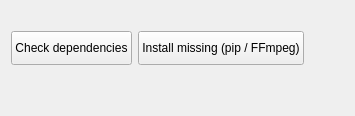
     <widget class="QWidget" name="tabDependencies">
      <attribute name="title">
       <string>Dependencies</string>
      </attribute>
      <layout class="QVBoxLayout" name="verticalLayoutDeps" stretch="1,0,0">
       <item>
        <widget class="QLabel" name="lbl_status">
         <property name="sizePolicy">
          <sizepolicy hsizetype="Expanding" vsizetype="Expanding">
           <horstretch>1</horstretch>
           <verstretch>1</verstretch>
          </sizepolicy>
         </property>
         <property name="text">
          <string/>
         </property>
         <property name="wordWrap">
          <bool>true</bool>
         </property>
         <property name="textFormat">
          <enum>Qt::RichText</enum>
         </property>
        </widget>
       </item>
       <item>
        <layout class="QHBoxLayout" name="layoutDepsButtons">
         <item>
          <widget class="QPushButton" name="btn_checkDeps">
           <property name="minimumSize">
            <size>
             <width>0</width>
             <height>34</height>
            </size>
           </property>
           <property name="text">
            <string>Check dependencies</string>
           </property>
          </widget>
         </item>
         <item>
          <widget class="QPushButton" name="btn_installDeps">
           <property name="minimumSize">
            <size>
             <width>0</width>
             <height>34</height>
            </size>
           </property>
           <property name="text">
            <string>Install missing (pip / FFmpeg)</string>
           </property>
          </widget>
         </item>
         <item>
          <spacer name="horizontalSpacerDeps">
           <property name="orientation">
            <enum>Qt::Horizontal</enum>
           </property>
           <property name="sizeHint" stdset="0">
            <size>
             <width>40</width>
             <height>20</height>
            </size>
           </property>
          </spacer>
         </item>
        </layout>
       </item>
       <item>
        <spacer name="verticalSpacerDeps">
         <property name="orientation">
          <enum>Qt::Vertical</enum>
         </property>
         <property name="sizeHint" stdset="0">
          <size>
           <width>20</width>
           <height>40</height>
          </size>
         </property>
        </spacer>
       </item>
      </layout>
     </widget>
